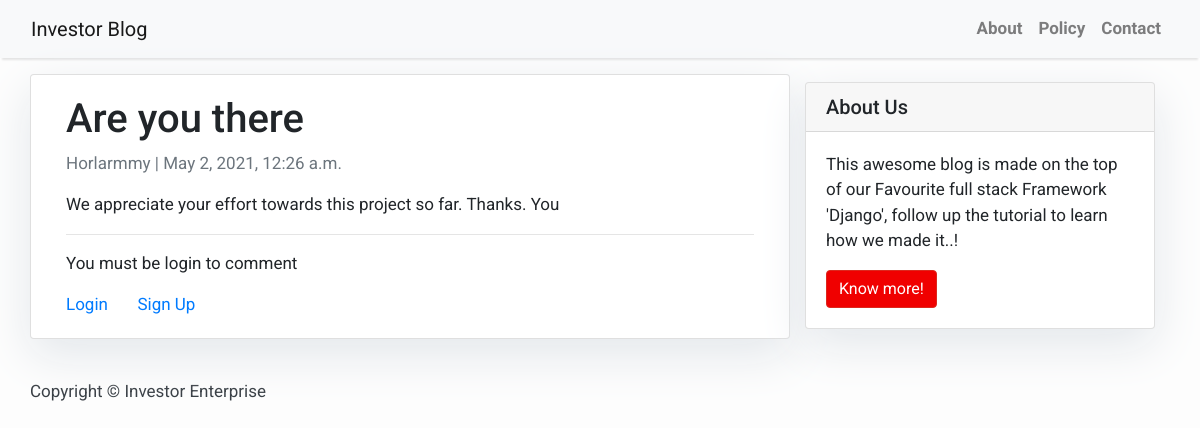
Screenshot of /post/3/ with the database file from the repository.
### blog/models.py (models this page shows, shortened)
class Post(models.Model):
    title = models.CharField(max_length=200, unique=True)
    slug = models.SlugField(max_length=200, unique=True)
    author = models.ForeignKey('auth.User', on_delete= models.CASCADE)
    updated_on = models.DateTimeField(auto_now= True)
    content = models.TextField()
    created_on = models.DateTimeField(auto_now_add=True)
    status = models.IntegerField(choices=STATUS, default=0)
    class Meta:
        ordering = ['-created_on']

### blog/views.py (the view)
# urls.py: path('post/<int:pk>/', views.PostDetail.as_view(), name='post_detail'),
class PostDetail(generic.DetailView):
   model = Post
   template_name = 'post_details.html'

### templates/post_details.html
{% extends 'base.html' %} {% block content %}
<div class="container">
  <div class="row">
    <div class="col-md-8 card mb-4  mt-3 left  top">
      <div class="card-body">
        <h1>{% block title %} {{ post.title }} {% endblock title %}</h1>
        <p class=" text-muted">{{ post.author }} | {{ post.created_on }}</p>
        <p class="card-text ">{{ post.content | safe }}</p>
        <hr/>
         {% if user.is_authenticated %}
        <a href="{% url 'comment_new' post.pk %}"> Add Comment </a>
        <br/>
        <a href="{% url 'post_edit' post.pk %}" > +Edit Post </a> &nbsp; &nbsp; <a href="{% url 'post_delete' post.pk %}">Delete Post </a>
        {% else %}
        <p> You must be login to comment</p>
         <a href="{% url 'login' %}"> Login </a> &nbsp; &nbsp; &nbsp; <a href="{% url 'signup' %}"> Sign Up </a>
         {% endif %}
      </div>
    </div>
    {% block sidebar %} {% include 'sidebar.html' %} {% endblock sidebar %}
    {% endblock content %}

### templates/base.html (style rules this page uses)
body { font-family: "Roboto", sans-serif; font-size: 17px; background-color: #fdfdfd; }

### templates/sidebar.html (style rules this page uses)
.card { box-shadow: 0 16px 48px #E3E7EB; }

### rows the page displays
Post: title "Are you there", author "Horlarmmy", created_on "May 2, 2021, 12:26 a.m.", content "We appreciate your effort towards this project so far. Thanks. You"
